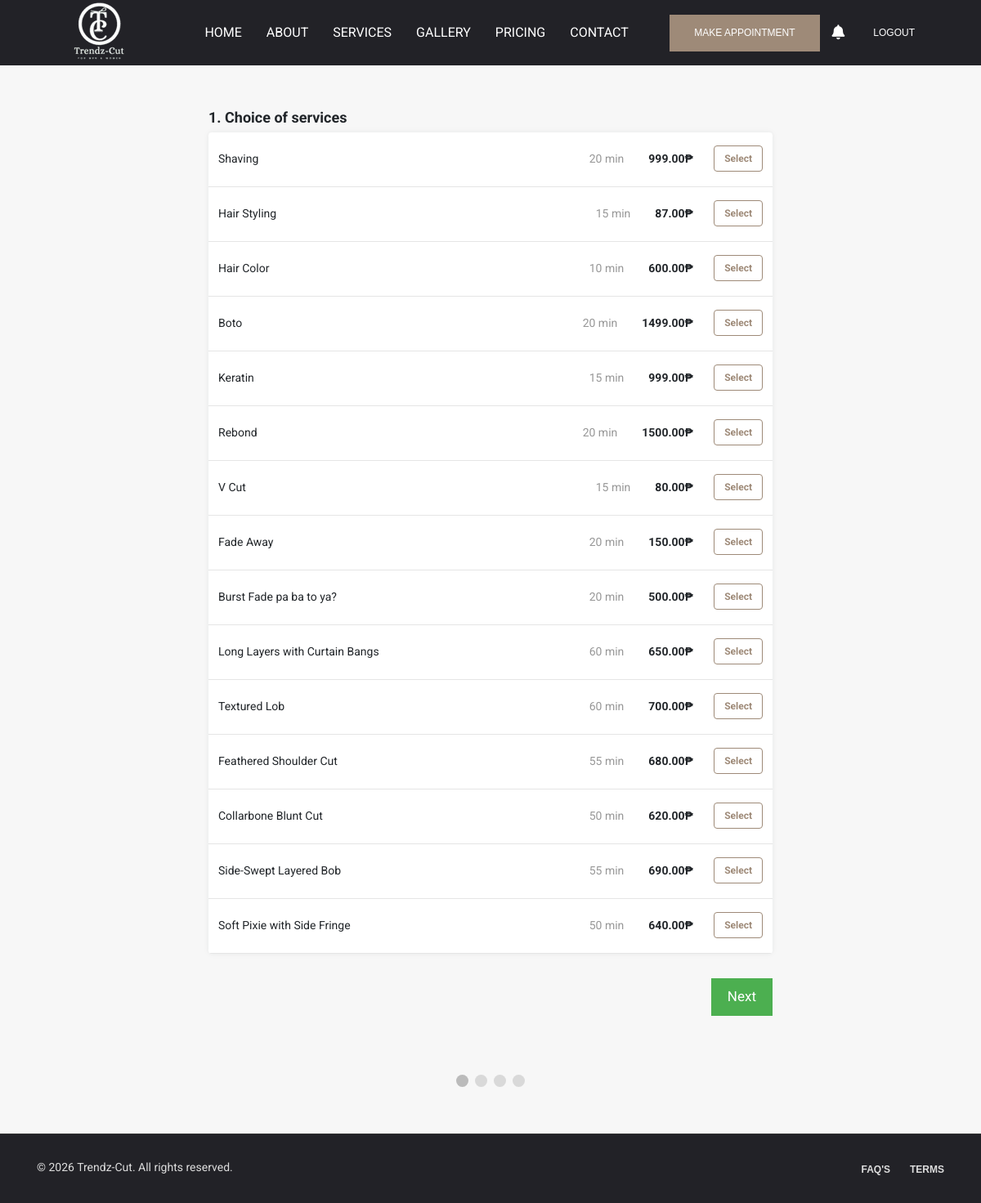
Screenshot of /appointment.php (signed in) with the database file from the repository.
### tables this page shows
CREATE TABLE `services` (
  `service_id` int(5) NOT NULL,
  `service_name` varchar(50) NOT NULL,
  `service_description` varchar(255) NOT NULL,
  `service_price` decimal(6,2) NOT NULL,
  `service_duration` int(5) NOT NULL,
  `category_id` int(2) NOT NULL,
  `service_image` varchar(255) DEFAULT NULL
);

### appointment.php (the view, shortened to what this page needs)
<?php
    include "Includes/templates/header.php";
    include "Includes/templates/navbar.php";
?>
<link rel="stylesheet" href="Design/css/appointment-page-style.css">
<section class="booking_section">
	<div class="container">
		<form method="post" id="appointment_form" action="appointment.php">
			<div class="select_services_div tab_reservation" id="services_tab">
				<div class="text_header">
					<span>
						1. Choice of services
					</span>
				</div>
				<div class="items_tab">
        			<?php
        				$stmt = $con->prepare("Select * from services");
                    	$stmt->execute();
                    	$rows = $stmt->fetchAll();
                    	foreach($rows as $row)
                    	{
                        	echo "<div class='itemListElement'>";
                            	echo "<div class = 'item_details'>";
                                	echo "<div>";
                                    	echo $row['service_name'];
                                	echo "</div>";
                                	echo "<div class = 'item_select_part'>";
                                		echo "<span class = 'service_duration_field'>";
                                    		echo $row['service_duration']." min";
                                    	echo "</span>";
                                    	echo "<div class = 'service_price_field'>";
    										echo "<span style = 'font-weight: bold;'>";
                                    			echo $row['service_price']."₱";
                                    		echo "</span>";
                                    	echo "</div>";
                                    ?>
                                    	<div class="select_item_bttn">
                                    		<div class="btn-group-toggle" data-toggle="buttons">
												<label class="service_label item_label btn btn-secondary">
													<input type="checkbox"  name="selected_services[]" value="<?php echo $row['service_id'] ?>" autocomplete="off">Select
												</label>
											</div>
                                    	</div>
                                    <?php
                                	echo "</div>";
                            	echo "</div>";
                        	echo "</div>";
                    	}
            		?>
    			</div>
			</div>
			<div style="overflow:auto;padding: 30px 0px;">
    			<div style="float:right;">
      				<button type="button" id="nextBtn" class="next_prev_buttons" onclick="nextPrev(1)">Next</button>
    			</div>
  			</div>
  			<div style="text-align:center;margin-top:40px;">
    			<span class="step"></span>
    			<span class="step"></span>
    			<span class="step"></span>
    			<span class="step"></span>
  			</div>
		</form>
	</div>
</section>
<?php include "Includes/templates/footer.php";

### Design/css/main.css (style rules this page uses)
html { scroll-behavior: smooth; }
section { scroll-margin-top: 100px; }
body { font-size: 16px; background-color: white; font-family: 'Roboto', sans-serif; }

### Design/css/appointment-page-style.css (style rules this page uses)
body { background: #f7f7f7; }
.text_header { margin-bottom: 5px; font-size: 18px; font-weight: bold; line-height: 1.5; margin-top: 22px; }
.booking_section { max-width: 720px; margin: 50px auto; }
.items_tab { border-radius: 4px; background-color: white; overflow: hidden; box-shadow: 0 0 5px 0 rgba(60, 66, 87, 0.04), 0 0 10px 0 rgba(0, 0, 0, 0.04); }
.itemListElement { font-size: 14px; line-height: 1.29; border-bottom: solid 1px #e5e5e5; cursor: pointer; padding: 16px 12px 18px 12px; }
.item_details { width: auto; display: -webkit-box; display: -moz-box; display: -ms-flexbox; display: -webkit-flex; display: flex; flex-direction: row; justify-content: space-between; align-items: center; -webkit-box-orient: horizontal; -webkit-box-direction: normal; -webkit-flex-direction: row; -webkit-box-pack: justify; -webkit-justify-content: space-between; -webkit-box-align: center; -webkit-align-items: center; }
.item_label { color: #9e8a78; border-color: #9e8a78; background: white; font-size: 12px; font-weight: 700; }
.item_select_part { display: flex; -webkit-box-pack: justify; justify-content: space-between; -webkit-box-align: center; align-items: center; flex-shrink: 0; }
.select_item_bttn { width: 55px; display: flex; margin-left: 30px; -webkit-box-pack: end; justify-content: flex-end; }
.service_duration_field { text-align: right; min-width: 60px; width: auto; color: rgb(151, 151, 151); line-height: 1.29; font-size: 14px; }
.service_price_field { width: auto; display: flex; margin-left: 30px; -webkit-box-align: baseline; align-items: baseline; }
.step { height: 15px; width: 15px; margin: 0 2px; background-color: #bbbbbb; border: none; border-radius: 50%; display: inline-block; opacity: 0.5; }
.step.active { opacity: 1; }
.next_prev_buttons { background-color: #4CAF50; color: #ffffff; border: none; padding: 10px 20px; font-size: 17px; cursor: pointer; }
.tab_reservation { display: none; }

### rows the page displays
services: service_name "Shaving", service_duration "20", service_price "999.00"
services: service_name "Hair Styling", service_duration "15", service_price "87.00"
services: service_name "Hair Color", service_duration "10", service_price "600.00"
services: service_name "Boto", service_duration "20", service_price "1499.00"
services: service_name "Keratin", service_duration "15", service_price "999.00"
services: service_name "Rebond", service_duration "20", service_price "1500.00"
services: service_name "V Cut", service_duration "15", service_price "80.00"
services: service_name "Fade Away", service_duration "20", service_price "150.00"
services: service_name "Burst Fade pa ba to ya?", service_duration "20", service_price "500.00"
services: service_name "Long Layers with Curtain Bangs", service_duration "60", service_price "650.00"
services: service_name "Textured Lob", service_duration "60", service_price "700.00"
services: service_name "Feathered Shoulder Cut", service_duration "55", service_price "680.00"
services: service_name "Collarbone Blunt Cut", service_duration "50", service_price "620.00"
services: service_name "Side-Swept Layered Bob", service_duration "55", service_price "690.00"
services: service_name "Soft Pixie with Side Fringe", service_duration "50", service_price "640.00"
